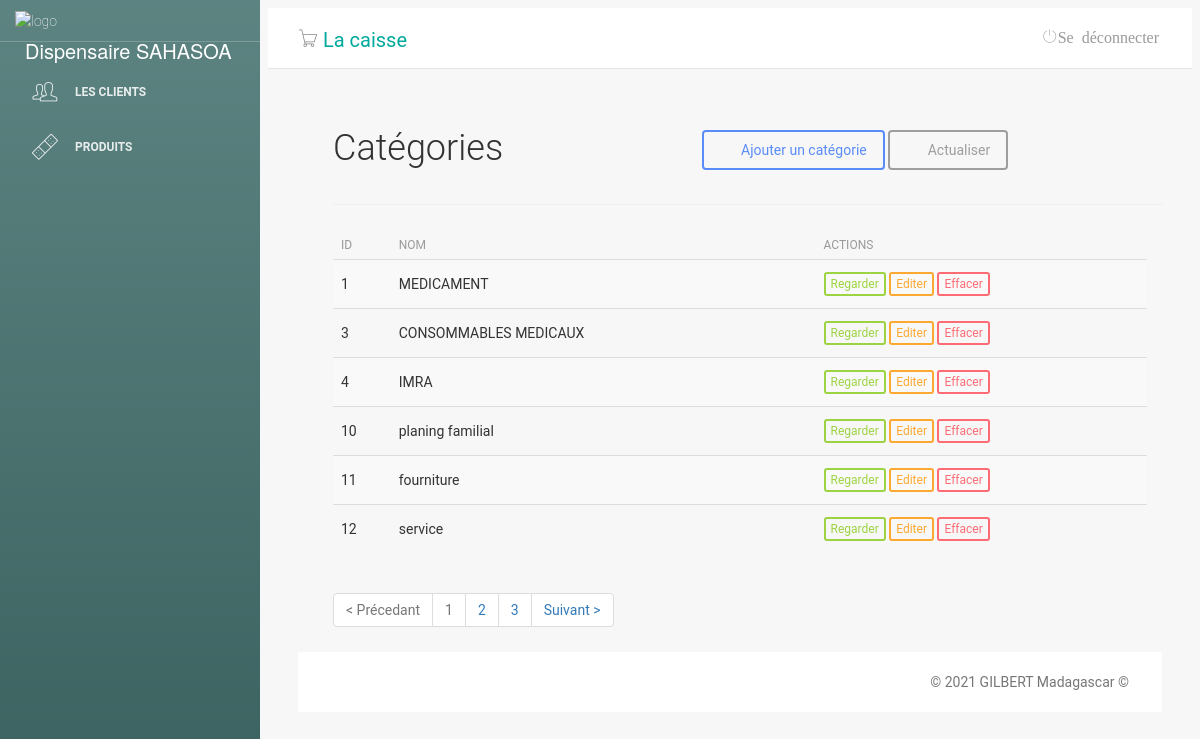
The page /main.php?pg=categorie on the database as committed earlier.
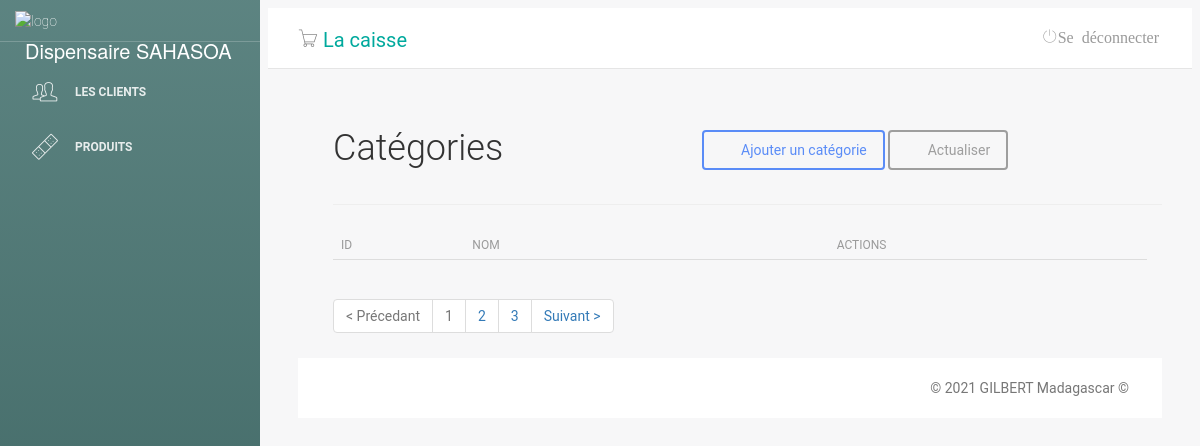
The same page on the database as committed later.
### tables this page shows
CREATE TABLE "tb_categorie" (
	"id"	INTEGER,
	"nom"	TEXT,
	PRIMARY KEY("id" AUTOINCREMENT)
);

### categorie.php (the view, shortened to what this page needs)
<?php
include('classes/Mysql.php');
?>
<?php
$sql = $db->prepare("SELECT * FROM `tb_categorie`");
$sql->execute();
$fornecedores = $sql->fetchAll();
?>
<div class="lista-cliente">
    <div id="top" class="row">
        <div class="col-sm-2">
            <h2>Catégories</h2>
        </div>
        <div class="col-sm-5">
        </div>
        <div class="col-sm-5 btn-lista">
            <a class="btn btn-primary" href="?pg=add-categorie"><i class="fa fa-plus"></i> Ajouter un catégorie </a>
            <a class="btn btn-default" href="?pg=categorie"><i class="fa fa-refresh"></i> Actualiser</a>
        </div>
    </div>
    <hr />
    <div id="list" class="row">
        <div class="table-responsive col-md-12">
            <table class="table table-striped" cellspacing="0" cellpadding="0">
                <thead>
                    <tr>
                        <th>ID</th>
                        <th>Nom</th>
                        <th></th>
                        <th></th>
                        <th class="actions">actions</th>
                    </tr>
                </thead>
                <tbody>
                    <tr>
                        <?php foreach ($fornecedores as $value) : ?>
                            <td><?php echo $value['id'] ?></td>
                            <td><?php echo $value['nom'] ?></td>
                            <td> </td>
                            <td> </td>
                            <td class="actions">
                                <a class="btn btn-success btn-xs" href="?pg=visualiser-categorie&id=<?php echo $value['id']; ?>">Regarder</a>
                                <a class="btn btn-warning btn-xs" href="?pg=edit-categorie&id=<?php echo $value['id']; ?> ">Editer</a>
                                <a class="btn btn-danger btn-xs" href="?pg=categorie&deletar=<?php echo $value['id']; ?>">Effacer</a>
                            </td>
                    </tr>
                <?php endforeach; ?>
                </tbody>
            </table>
            <div id="bottom" class="row">
                <div class="col-md-12">
                    <ul class="pagination">
                        <li class="disabled"><a>&lt; Précedant</a></li>
                        <li class="disabled"><a>1</a></li>
                        <li><a href="#">2</a></li>
                        <li><a href="#">3</a></li>
                        <li class="next"><a href="#" rel="next">Suivant &gt;</a></li>
                    </ul>
                </div>
            </div>
        </div>

### main.php (shortened to what this page needs)
<?php
include('classes/Sistema.php');
?>
<!doctype html>
<html lang="pt-br">
<head>
    <link href="css/bootstrap.min.css" rel="stylesheet" />
    <link href="css/animate.min.css" rel="stylesheet" />
    <link href="css/light-bootstrap-dashboard.css?v=1.4.0" rel="stylesheet" />
    <link href="css/demo.css" rel="stylesheet" />
    <link href="css/style.css" rel="stylesheet">
    <link href="css/font-awesome.min.css" rel="stylesheet">
    <link href='css/css' rel='stylesheet' type='text/css'>
    <link href="css/pe-icon-7-stroke.css" rel="stylesheet" />
</head>
<body>
    <div class="wrapper">
        <div class="sidebar" data-image="img/aa.jpg" style="background-color: #00ffee;">
            <div class="sidebar-wrapper">
                <div class="logo">
                    <img src="img/farmacia-logo.png" alt="logo" width="60px">
                    <p>Dispensaire SAHASOA</p>
                </div>
                <ul class="nav">
                    <li <?php if (isset($_GET['pg'])) {
                        } ?>>
                        <a href="?pg=cliente">
                            <i class="pe-7s-users"></i>
                            <p>Les clients</p>
                        </a>
                    </li>
                    <li <?php if (isset($_GET['pg'])) {
                        } ?>>
                        <a href="?pg=produtos">
                            <i class="pe-7s-bandaid"></i>
                            <p>Produits</p>
                        </a>
                    </li>
                </ul>
            </div>
        </div>
        <div class="main-panel">
            <nav class="navbar navbar-default navbar-fixed">
                <div class="container-fluid">
                    <div class="navbar-header">
                        <div class="navbar-brand" onclick="return window.confirm('Voulez-vous vraiment allez vers la caisse ?');"> <i class="pe-7s-cart"></i> <a href="caisse/index.php" style="color: #00a99d;text-decoration: none;">La caisse</a></div>
                    </div>
                    <div class="collapse navbar-collapse">
                        <ul class="nav navbar-nav navbar-right">
                            <li>
                                <a href="logout.php">
                                    <i class="pe-7s-power">Se déconnecter</i>
                                </a>
                            </li>
                        </ul>
                    </div>
                </div>
            </nav>
            <div class="content">
                <div class="container-fluid">
                    <div class="row">
                        <?php
                        Sistema::carregarPagina();
                        ?>
                    </div>
                </div>
            </div>
            <footer class="footer">
                <div class="container-fluid">
                    <p class="copyright pull-right">
                        &copy;
                        GILBERT Madagascar ©
                    </p>
                </div>
            </footer>
        </div>
    </div>
</body>
</html>

### classes/Sistema.php (shortened to what this page needs)
<?php
class Sistema
{
    public static function carregarPagina()
    {  if (isset($_GET['pg'])) {
        $pg = $_GET['pg'];
    }
        if (isset( $pg )) {
                include $pg . ".php";
        }
        else{
            $pg = 'accueil';
            include 'home.php';
        }
    }
}

### css/style.css (style rules this page uses)
.lista-cliente { margin-left: 50px; }
.btn-lista { margin-top: 30px; }
@media only screen and (max-width: 1300px) { .btn-lista { margin-top: 30px; margin-left: 31%; width: 335px; } }
@media only screen and (max-width: 1300px) { #top > div.col-sm-5.btn-lista { margin-top: 30px; margin-left: 27%; width: 357px; } }

Rows that differ between the two databases and show on the page:
removed tb_categorie: id "1", nom "MEDICAMENT"
removed tb_categorie: id "3", nom "CONSOMMABLES MEDICAUX"
removed tb_categorie: id "4", nom "IMRA"
removed tb_categorie: id "10", nom "planing familial"
removed tb_categorie: id "11", nom "fourniture"
removed tb_categorie: id "12", nom "service"
